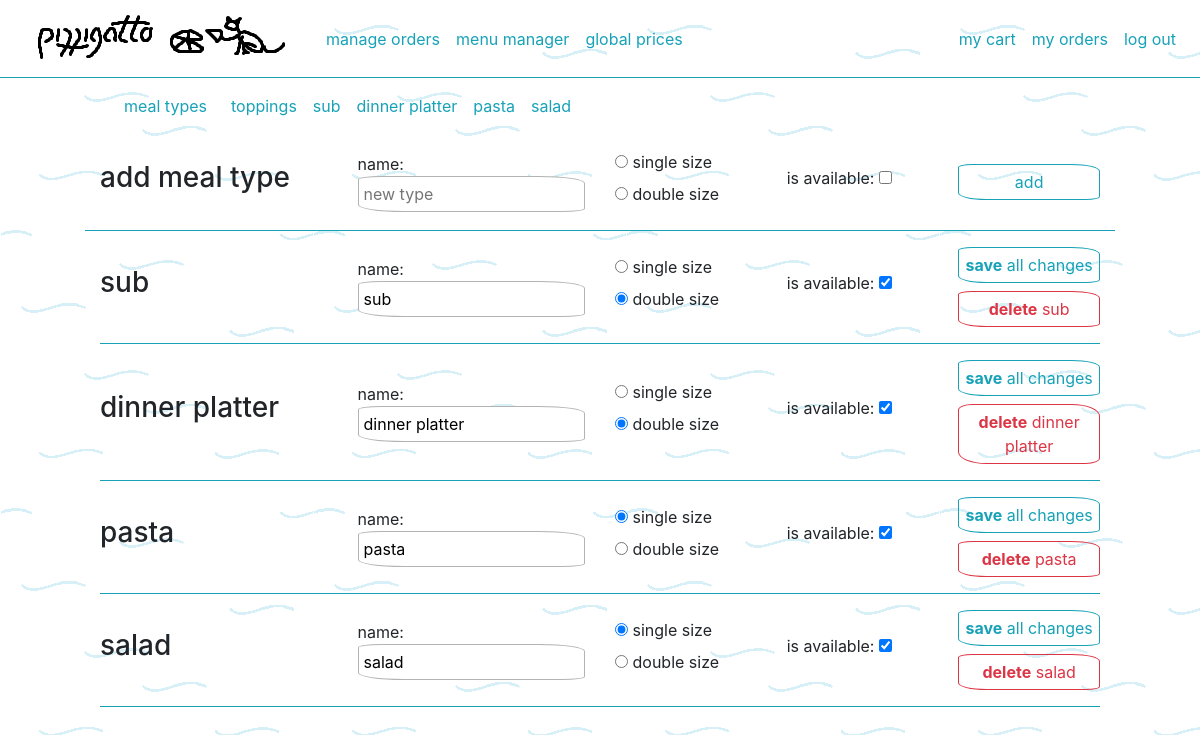
The page /menu_manager/ (signed in) on the database its author committed.
### menu/models.py (models this page shows, shortened)
class MealType(models.Model):
  SIZE_VARIANTS = (
    ('single', 'single'),
    ('double', 'double')
  )
  name = models.CharField(max_length=50, blank=False, default='type name')
  size_variant = models.CharField(max_length=6, blank=False, choices=SIZE_VARIANTS, default='single')
  is_available = models.BooleanField(default=False)
  image = models.ImageField(default='default_item.png', blank=True, upload_to='media/' )
  class Meta:
    constraints = [
      models.UniqueConstraint(fields=['name'], name='constraint - unique meal type')
    ]

### menu/views.py (the view)
# urls.py: path('menu_manager/', views.menu_manager, name='menu_manager'),
@staff_member_required
def menu_manager(request):
  return manage_meal_types(request)

### menu/forms.py
class MealTypeForm(forms.ModelForm):
    CHOICES = [
        ('single', 'single size'),
        ('double', 'double size')
    ]
    size_variant = forms.ChoiceField(
        choices=CHOICES,
        label='',
        widget=forms.RadioSelect(
            attrs={
                'class': 'li-without-marker'
            }
        )
    )
    name = forms.CharField(
        label='',
        widget=forms.TextInput(
            attrs={
                'placeholder': 'new type',
                'required': 'true',
            }
        )
    )
    is_available = forms.BooleanField(
        label='is available',
        required=False
    )
    image = forms.ImageField(
        initial='default_item.png',
        required=False,
        widget=forms.FileInput,
    )
    class Meta:
        model = MealType
        fields = ['name', 'size_variant', 'is_available', 'image']

### menu/views.py (called while the page is built)
@staff_member_required
def manage_meal_types(request):
  MealTypeFormSet = modelformset_factory(MealType, form=MealTypeForm, extra=0)
  types = MealType.objects.all().order_by('-id')
  formset = MealTypeFormSet(queryset=types)
  context = {
    'formset': formset,
    'add_meal_type': MealTypeForm(),
    'types': types,
  }
  return render(request, 'menu/manage_meal_types.html', context)

### menu/templates/menu/manage_meal_types.html (shortened to what this page needs)
{% extends 'menu/menu_manager.html' %}
{% load static %}
{% block menu_manager %}
<div id="manager-container" class="mt-3">
  <form id="add-type-form" class="row d-flex justify-content-between align-items-center edit-form bord-b pb-3" action="{% url 'menu:add_meal_type' %}" method="POST" enctype="multipart/form-data">
    <h3 class="col-3">add meal type</h3>
    <div class="col-3">name: {{ add_meal_type.name }}</div>
    <div class="col-2">{{ add_meal_type.size_variant }}</div>
    <div class="col-2">{{ add_meal_type.is_available.label_tag }} {{ add_meal_type.is_available }}</div>
    <div class="col-2"><button type="submit" class="btn btn-outline-info btn-block">add</button></div>
  </form>
  <form action="{% url 'menu:edit_meal_types' %}" method="POST"  enctype="multipart/form-data">
    {% for form in formset %}
    <div id="edit-type-{{ form.id.value }}-form" class="bord-b pb-3 mt-3">
      <div class="row d-flex justify-content-between align-items-center" >
        <h3 class="col-3">{{ form.name.value }}</h3>
        <div class="col-3">name: {{ form.name }}</div>
        <div class="col-2">{{ form.size_variant }}</div>
        <div class="col-2">{{ form.is_available.label_tag }} {{ form.is_available }} </div>
        <div class="col-2">
          <button type="submit" class="btn btn-outline-info btn-block"><b>save</b> all changes</button>
          <button
            type="button"
            class="delete-meal-type-button btn btn-outline-danger btn-block"
            data-id="{{ form.id.value }}"
            data-name="{{ form.name.value }}"
            data-url="{% url 'menu:delete_meal_type' %}"
            data-redirect="{% url 'menu:manage_meal_types' %}">
            <b>delete</b> {{ form.name.value }}
          </button>
        </div>
      </div>
    </div>
    {% endfor %}
  </form>
</div>
{% endblock %}

### menu/templates/menu/menu_manager.html
{% extends 'base_layout.html' %}
{% load static %}
{% block content %}
<nav class="navbar navbar-expand">
  <div class="" id="manager-navbar">
    <ul class="d-flex flex-wrap navbar-nav">
      <li class="navbar-item mr-2">
        <a href="{% url 'menu:manage_meal_types' %}"><p class="nav-link">meal types</p></a>
      </li>
      <li class="nav-item">
        <a class="nav-link" href="{% url 'menu:get_editable_toppings' 0 %}">
          toppings
        </a>
      </li>
      {% for type in types %}
      <li class="nav-item" id="type-{{ type.id }}-nav">
        <a class="nav-link" href="{% url 'menu:get_editable_menu_items' type_id=type.id err=0 %}">
          {{ type.name }}
        </a>
      </li>
      {% endfor %}
    </ul>
  </div>
</nav>
  {% block menu_manager %}
  {% endblock %}
{% endblock %}

### static/styles.css (style rules this page uses)
.btn, .alert, input[type=text], input[type=email], input[type=password], input[type=number], input[type=file], .price-input, .header-centered, form.site-form, form.form-prices { margin-left: auto; margin-right: auto; }
.btn, .alert, input[type=text], input[type=email], input[type=password], input[type=number], input[type=file], .price-input { border-radius: 10% 20% 10% 20%; width: 100%; padding: 5px; }
body { background-image: url("/static/back.png"); width: 100%; min-width: 500px; }
p { margin-bottom: 0; }
a { color: #17a2b8; }
.li-without-marker { margin: 0; padding: 0; list-style-type: none; }
.bord-b { border-bottom: 1px solid #17a2b8; }
input[type=text], input[type=email], input[type=password], input[type=number], input[type=file] { border: 1px solid rgba(128, 128, 128, 0.6); }

### rows shown on the page
MealType: name "sub", name.value "sub", name.value "sub"
MealType: name "dinner platter", name.value "dinner platter", name.value "dinner platter"
MealType: name "pasta", name.value "pasta", name.value "pasta"
MealType: name "salad", name.value "salad", name.value "salad"

### other values the page prints
{{ add_meal_type.is_available.label_tag }} "is available:"
